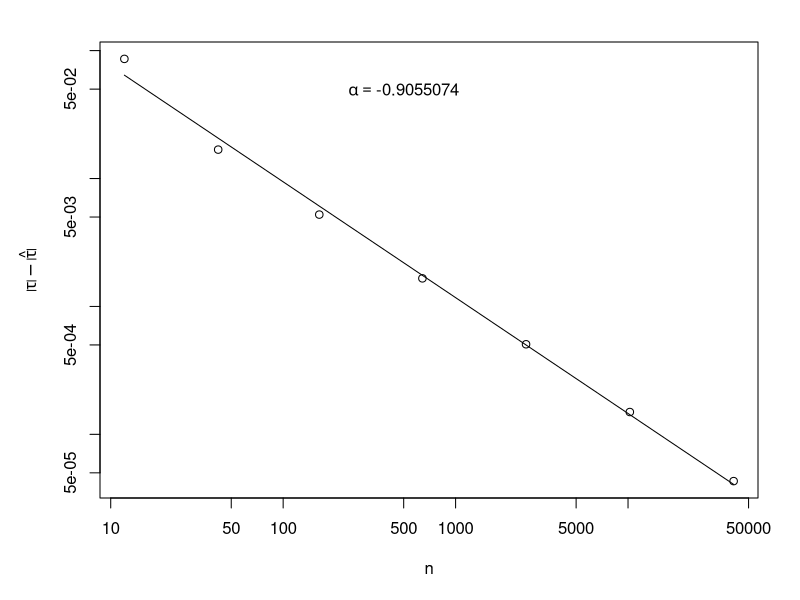

Write the R code that produced this figure.
data = read.table("icosubdivision01.dat")
pdf('icosubdivision01.pdf', width=7.0, height=6.0)
par(mfrow=c(1,1), mar=c(5.1, 5.0, 2.1, 2.1))
x = data$V1
y = abs(data$V2)
plot(x, y, log="xy", pch=1, cex=1.0, xlab=expression(n), ylab=expression(abs(tau)-hat(abs(tau))))
# create a linear model
lm = lm(log(y)~log(x))
print(lm)
yp = predict(lm, newdata=list(log(x)))
matlines(x, exp(yp))
alpha=coefficients(lm)[2]
text(500,5e-2,labels=bquote(alpha == .(alpha)))
dev.off()